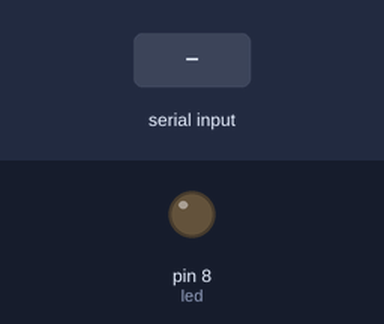
A sketch run on a simulated Arduino Uno, built with avr-gcc and run on an emulated ATmega328P. Parts: output pins drawn as LEDs (lit = HIGH). Inputs (shaded band) come from the test bench.

Above: at 1.2 s.
1.3 s: "5" received over Serial
At 1.9 s:
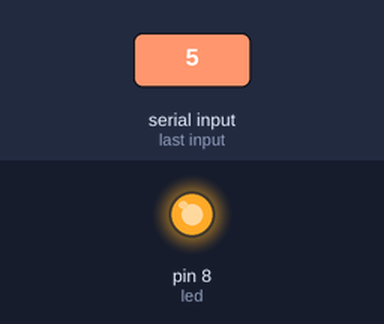
Timing chart, 0 to 4.3 s (numbered marks = the images above; inputs shaded):
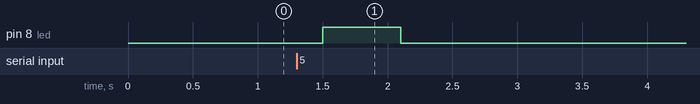

The sketch:

readSerial.ino
```cpp
// Mikian & Victor 7 seg NN

const int led = 8;          // LED
int incomingByte;           // reading data from p5

void setup() {
  Serial.begin(9600);
  pinMode(led, OUTPUT);
}

void loop() {
  incomingByte = Serial.read(); // read it
  delay(100);
  if (incomingByte == '5') {
    digitalWrite(led, HIGH);
    delay(500);
    incomingByte = 0;
  } else {
    digitalWrite(led, LOW);
  }

}
```

Measured:
- after the input at 1.3 s, pin 8 (led): LOW → HIGH after 0.20 s, → LOW 0.60 s later
